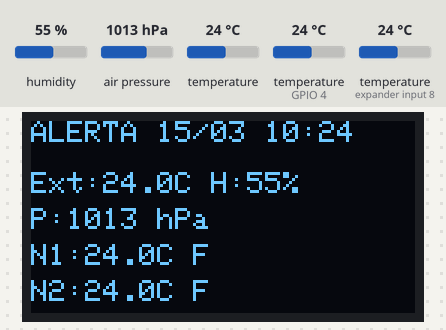
Bench run of a sketch on a simulated ESP32. On the bench: 128×64 one-colour display. The inputs (shaded band) are chosen by the test bench; at power-on: temperature (sensors on GPIO 4, expander input 8) 24 °C, humidity 55 %, air pressure 1013 hPa, temperature 24 °C. The local clock reads 2024-03-15 10:24:30 at power-on unless the sketch sets it; what the sketch prints to the serial monitor is not drawn.

Above: at 4.5 s.
4.6 s: temperature (sensor on GPIO 4) set to 33 °C
At 7.1 s:
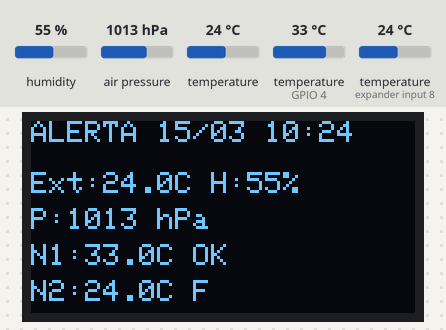
7.4 s: temperature (sensor on expander input 8) set to 31.4 °C
At 8.7 s:
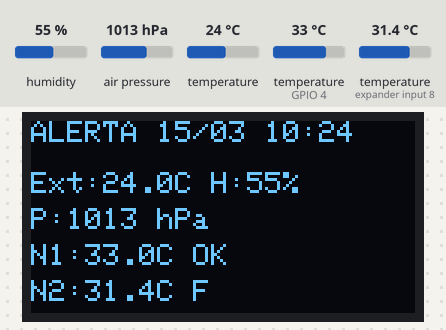
10.1 s: temperature (sensor on expander input 8) set to 32.5 °C
At 12.8 s:
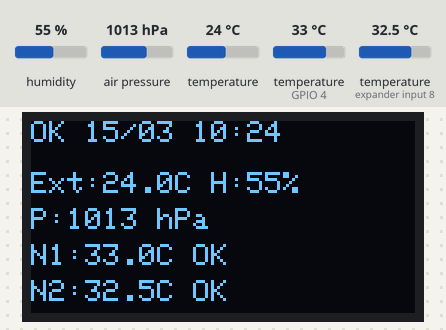
13.4 s: humidity set to 22 %
At 17.1 s:
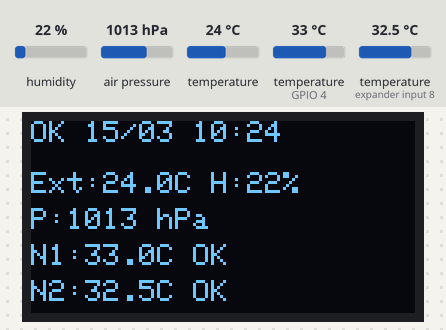
17.4 s: temperature (sensor on GPIO 4) set to 35.8 °C
At 18.6 s:
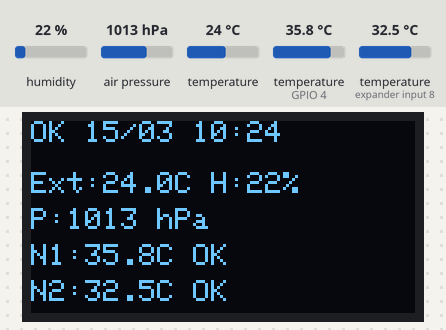
20.1 s: temperature (sensor on GPIO 4) set to 37.2 °C
At 22.9 s:
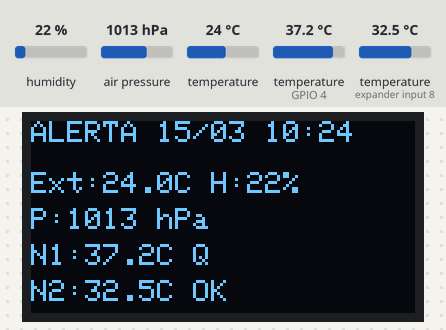
Timing chart, 0 to 24.4 s (numbered marks = the images above; inputs shaded):
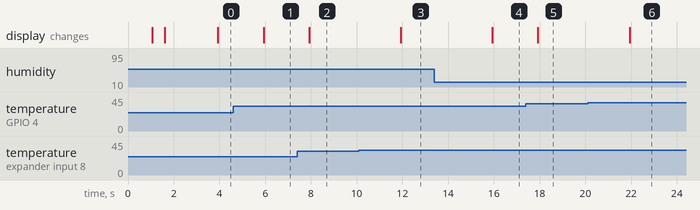

Measured:
- the behaviour switches between 31.9 and 32 °C on temperature (sensor on expander input 8) (found by bisection; images 2 and 3)
- the behaviour switches between 36.5 and 36.6 °C on temperature (sensor on GPIO 4) (found by bisection; images 5 and 6)
- after the input at 4.6 s, the display: changes after 1.3 s (image 1)
- after the input at 7.4 s, the display: changes after 0.53 s (image 2)
- after the input at 10.1 s, the display: changes after 1.8 s (image 3)
- after the input at 13.4 s, the display: changes after 2.5 s (image 4)
- after the input at 17.4 s, the display: changes after 0.53 s (image 5)
- after the input at 20.1 s, the display: changes after 1.8 s (image 6)

The sketch:

colmeias_relogio.ino
```cpp
#include <Wire.h>
#include <Adafruit_Sensor.h>
#include <Adafruit_BME280.h>
#include <Adafruit_GFX.h>
#include <Adafruit_SSD1306.h>
#include <OneWire.h>
#include <DallasTemperature.h>
#include "RTClib.h"

// -------------------- PINOS --------------------

#define SDA_PIN 21
#define SCL_PIN 22

#define ONE_WIRE_BUS 4   // As duas DS18B20 ficam no GPIO 4

// -------------------- OLED --------------------

#define SCREEN_WIDTH 128
#define SCREEN_HEIGHT 64
#define OLED_RESET -1

Adafruit_SSD1306 display(SCREEN_WIDTH, SCREEN_HEIGHT, &Wire, OLED_RESET);

// -------------------- BME280 --------------------

Adafruit_BME280 bme;

// -------------------- RTC DS3231 --------------------

RTC_DS3231 rtc;
DateTime agora;

// -------------------- DS18B20 --------------------

OneWire oneWire(ONE_WIRE_BUS);
DallasTemperature sondasNinho(&oneWire);

// -------------------- ALERTAS --------------------

const float TEMP_NINHO_MIN = 32.0;
const float TEMP_NINHO_MAX = 36.5;

// -------------------- VARIÁVEIS --------------------

float tempExterior = 0.0;
float humidade = 0.0;
float pressao = 0.0;

float tempNinho1 = DEVICE_DISCONNECTED_C;
float tempNinho2 = DEVICE_DISCONNECTED_C;

int totalSondas = 0;

unsigned long ultimaLeitura = 0;
const unsigned long intervaloLeitura = 2000; // 2 segundos para teste

// -------------------- SETUP --------------------

void setup() {
  Serial.begin(115200);
  delay(1000);

  Serial.println();
  Serial.println("A iniciar Apiario Tech...");

  Wire.begin(SDA_PIN, SCL_PIN);

  iniciarOLED();
  iniciarBME280();
  iniciarRTC();
  iniciarSondas();

  display.clearDisplay();
  display.setCursor(0, 0);
  display.println("Apiario Tech");
  display.println("Sistema iniciado");
  display.display();

  delay(1500);
}

// -------------------- LOOP --------------------

void loop() {
  unsigned long tempoAtual = millis();

  if (tempoAtual - ultimaLeitura >= intervaloLeitura) {
    ultimaLeitura = tempoAtual;

    lerSensores();
    mostrarSerial();
    mostrarOLED();
  }
}

// -------------------- INICIALIZAÇÕES --------------------

void iniciarOLED() {
  Serial.println("A iniciar OLED...");

  if (!display.begin(SSD1306_SWITCHCAPVCC, 0x3C)) {
    Serial.println("ERRO: OLED nao encontrado.");
    while (1);
  }

  display.clearDisplay();
  display.setTextSize(1);
  display.setTextColor(SSD1306_WHITE);
  display.setCursor(0, 0);
  display.println("Apiario Tech");
  display.println("A iniciar OLED...");
  display.display();

  delay(500);

  Serial.println("OLED OK.");
}

void iniciarBME280() {
  Serial.println("A iniciar BME280...");

  if (bme.begin(0x76)) {
    Serial.println("BME280 encontrado em 0x76.");
  }
  else if (bme.begin(0x77)) {
    Serial.println("BME280 encontrado em 0x77.");
  }
  else {
    Serial.println("ERRO: BME280 nao encontrado.");

    display.clearDisplay();
    display.setCursor(0, 0);
    display.println("Erro BME280");
    display.display();

    while (1);
  }

  bme.setSampling(
    Adafruit_BME280::MODE_FORCED,
    Adafruit_BME280::SAMPLING_X1,
    Adafruit_BME280::SAMPLING_X1,
    Adafruit_BME280::SAMPLING_X1,
    Adafruit_BME280::FILTER_OFF
  );
}

void iniciarRTC() {
  Serial.println("A iniciar RTC DS3231...");

  if (!rtc.begin()) {
    Serial.println("ERRO: DS3231 nao encontrado.");

    display.clearDisplay();
    display.setCursor(0, 0);
    display.println("Erro RTC");
    display.display();

    while (1);
  }

  Serial.println("RTC DS3231 encontrado.");

  if (rtc.lostPower()) {
    Serial.println("RTC perdeu energia. A acertar data/hora...");
    rtc.adjust(DateTime(F(__DATE__), F(__TIME__)));
  }

  agora = rtc.now();

  Serial.print("Hora atual RTC: ");
  imprimirDataHoraSerial(agora);
  Serial.println();
}

void iniciarSondas() {
  Serial.println("A iniciar sondas DS18B20...");

  sondasNinho.begin();

  totalSondas = sondasNinho.getDeviceCount();

  Serial.print("Sondas DS18B20 encontradas: ");
  Serial.println(totalSondas);

  if (totalSondas < 2) {
    Serial.println("AVISO: foram encontradas menos de 2 sondas.");
  }
}

// -------------------- LEITURA DOS SENSORES --------------------

void lerSensores() {
  agora = rtc.now();

  // BME280
  bme.takeForcedMeasurement();

  tempExterior = bme.readTemperature();
  humidade = bme.readHumidity();
  pressao = bme.readPressure() / 100.0F;

  // DS18B20
  totalSondas = sondasNinho.getDeviceCount();

  sondasNinho.requestTemperatures();

  if (totalSondas >= 1) {
    tempNinho1 = sondasNinho.getTempCByIndex(0);
  } else {
    tempNinho1 = DEVICE_DISCONNECTED_C;
  }

  if (totalSondas >= 2) {
    tempNinho2 = sondasNinho.getTempCByIndex(1);
  } else {
    tempNinho2 = DEVICE_DISCONNECTED_C;
  }
}

// -------------------- ALERTAS --------------------

String estadoTemperatura(float temp) {
  if (temp == DEVICE_DISCONNECTED_C || temp == -127.00) {
    return "ERRO";
  }

  if (temp < TEMP_NINHO_MIN) {
    return "FRIO";
  }

  if (temp > TEMP_NINHO_MAX) {
    return "CALOR";
  }

  return "OK";
}

String estadoCurto(float temp) {
  if (temp == DEVICE_DISCONNECTED_C || temp == -127.00) {
    return "ERR";
  }

  if (temp < TEMP_NINHO_MIN) {
    return "F";
  }

  if (temp > TEMP_NINHO_MAX) {
    return "Q";
  }

  return "OK";
}

bool temAlerta(float temp) {
  String estado = estadoTemperatura(temp);
  return estado != "OK";
}

bool temAlertaGeral() {
  return temAlerta(tempNinho1) || temAlerta(tempNinho2);
}

// -------------------- SERIAL MONITOR --------------------

void imprimirDoisDigitos(int valor) {
  if (valor < 10) {
    Serial.print("0");
  }
  Serial.print(valor);
}

void imprimirDataHoraSerial(DateTime dataHora) {
  Serial.print(dataHora.year());
  Serial.print("-");

  imprimirDoisDigitos(dataHora.month());
  Serial.print("-");

  imprimirDoisDigitos(dataHora.day());
  Serial.print(" ");

  imprimirDoisDigitos(dataHora.hour());
  Serial.print(":");

  imprimirDoisDigitos(dataHora.minute());
  Serial.print(":");

  imprimirDoisDigitos(dataHora.second());
}

void mostrarSerial() {
  Serial.println("-------------------------");

  Serial.print("Data/Hora: ");
  imprimirDataHoraSerial(agora);
  Serial.println();

  Serial.print("Sondas encontradas: ");
  Serial.println(totalSondas);

  Serial.print("Temperatura exterior BME280: ");
  Serial.print(tempExterior, 2);
  Serial.println(" C");

  Serial.print("Humidade BME280: ");
  Serial.print(humidade, 2);
  Serial.println(" %");

  Serial.print("Pressao BME280: ");
  Serial.print(pressao, 2);
  Serial.println(" hPa");

  Serial.print("Ninho 1: ");
  if (tempNinho1 == DEVICE_DISCONNECTED_C) {
    Serial.println("ERRO");
  } else {
    Serial.print(tempNinho1, 2);
    Serial.print(" C - ");
    Serial.println(estadoTemperatura(tempNinho1));
  }

  Serial.print("Ninho 2: ");
  if (tempNinho2 == DEVICE_DISCONNECTED_C) {
    Serial.println("ERRO");
  } else {
    Serial.print(tempNinho2, 2);
    Serial.print(" C - ");
    Serial.println(estadoTemperatura(tempNinho2));
  }

  if (temAlertaGeral()) {
    Serial.println("!!! ALERTA DE TEMPERATURA NO NINHO !!!");
  }
}

// -------------------- OLED --------------------

void escreverDoisDigitosOLED(int valor) {
  if (valor < 10) {
    display.print("0");
  }
  display.print(valor);
}

void mostrarOLED() {
  String estado1 = estadoTemperatura(tempNinho1);
  String estado2 = estadoTemperatura(tempNinho2);

  display.clearDisplay();
  display.setTextSize(1);
  display.setTextColor(SSD1306_WHITE);

  // Linha superior do OLED
  display.setCursor(0, 0);

  if (temAlertaGeral()) {
    display.print("ALERTA ");
  } else {
    display.print("OK ");
  }

  escreverDoisDigitosOLED(agora.day());
  display.print("/");
  escreverDoisDigitosOLED(agora.month());
  display.print(" ");

  escreverDoisDigitosOLED(agora.hour());
  display.print(":");
  escreverDoisDigitosOLED(agora.minute());

  // Parte principal
  display.setCursor(0, 17);
  display.print("Ext:");
  display.print(tempExterior, 1);
  display.print("C H:");
  display.print(humidade, 0);
  display.print("%");

  display.setCursor(0, 29);
  display.print("P:");
  display.print(pressao, 0);
  display.print(" hPa");

  display.setCursor(0, 41);
  display.print("N1:");
  if (estado1 == "ERRO") {
    display.print("Erro");
  } else {
    display.print(tempNinho1, 1);
    display.print("C ");
    display.print(estadoCurto(tempNinho1));
  }

  display.setCursor(0, 53);
  display.print("N2:");
  if (estado2 == "ERRO") {
    display.print("Erro");
  } else {
    display.print(tempNinho2, 1);
    display.print("C ");
    display.print(estadoCurto(tempNinho2));
  }

  display.display();
}
```
